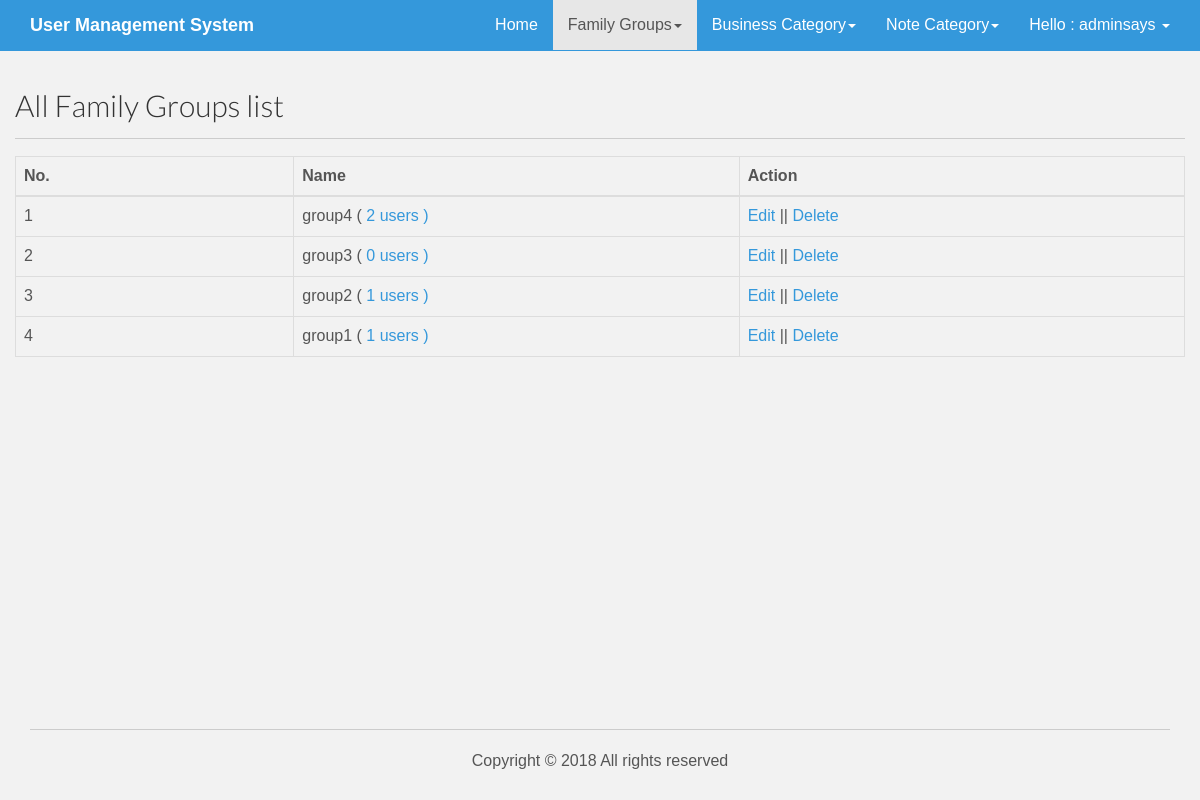
/admin/groups.php (signed in), run on the app's committed database.
### tables this page shows
CREATE TABLE `tbl_groups` (
  `id` int(16) NOT NULL,
  `name` varchar(255) NOT NULL
);

### lib/Database.php (called while the page is built, shortened)
<?php
Class Database{
	public $host   = DB_HOST;
	public $user   = DB_USER;
	public $pass   = DB_PASS;
	public $dbname = DB_NAME;
	public $link;
	private function connectDB(){
	$this->link = new mysqli($this->host, $this->user, $this->pass, $this->dbname);
 }
	public function select($query){
		$result = $this->link->query($query) or die($this->link->error.__LINE__);
		if($result->num_rows > 0){
			return $result;
		} else {
			return false;
		}
	}
}

### admin/groups.php (the view, shortened to what this page needs)
<?php include 'inc/header.php'; ?>
    <div class="container">
      <div class="row">
        <h2>All Family Groups list</h2><hr>
             <?php
          $query = "SELECT * from tbl_groups  order by id DESC";
          $users = $db->select($query);
          if($users){ ?>
            <table class="table table-bordered" id="example">
                <thead>
                  <tr>
                    <th width="5%">No.</th>
                    <th width="8%">Name</th>
                    <th width="8%">Action</th>
                  </tr>
                </thead>
                <tbody>
                    <?php $i=0;
                      while ($result = $users->fetch_assoc()) { $i++; $count = 0;$group_id = $result['id'];?>
                        <tr class="odd gradeX">
                          <td><?php echo $i; ?></td>
                          <?php
                $query = "select * from tbl_users where group_id='$group_id'";
                $singleuser = $db->select($query);
                if($singleuser){
                     $count =  ($singleuser->num_rows);
                 } ?>
                         <td><?php echo $result['name']; ?><?php echo ' ( <a href="usersbygroup.php?id='.$group_id.'"> '.$count .' users ) </a> '; ?></td>
                          <td><a href="editgroup.php?id=<?php echo $result['id']; ?>">Edit</a> || <a onclick="return confirm('Are you sure to delete');" href="?delgroup=<?php echo $result['id']; ?>">Delete</a></td>
                        <?php } ?>
                </tbody>
              </table>
               <?php
                    }else{
                      echo '<center><h2 style="color:red">No user request found...</h2></center>';
                    }
                     ?>
      </div>
    </div>
<?php include 'inc/footer.php'; ?>

### assets/css/main.css (style rules this page uses)
body { background-color: #f2f2f2; font-family: 'Lato', sans-serif; font-weight: 300; font-size: 16px; color: #555; -webkit-font-smoothing: antialiased; -webkit-overflow-scrolling: touch; }
h1, h2, h3, h4, h5, h6 { font-family: 'Lato', sans-serif; font-weight: 300; color: #333; }
a { color: #3498db; word-wrap: break-word; -webkit-transition: color 0.1s ease-in, background 0.1s ease-in; -moz-transition: color 0.1s ease-in, background 0.1s ease-in; -ms-transition: color 0.1s ease-in, background 0.1s ease-in; -o-transition: color 0.1s ease-in, background 0.1s ease-in; transition: color 0.1s ease-in, background 0.1s ease-in; }
a:before, a:after { -webkit-transition: color 0.1s ease-in, background 0.1s ease-in; -moz-transition: color 0.1s ease-in, background 0.1s ease-in; -ms-transition: color 0.1s ease-in, background 0.1s ease-in; -o-transition: color 0.1s ease-in, background 0.1s ease-in; transition: color 0.1s ease-in, background 0.1s ease-in; }
hr { display: block; height: 1px; border: 0; border-top: 1px solid #ccc; margin: 1em 0; padding: 0; }
html, body { margin:0; padding:0; height:100%; }

### admin/inc/header.php (style rules this page uses)
* { box-sizing: border-box; }
body { margin: 0; font-family: Arial, Helvetica, sans-serif; }

### data on the page
tbl_groups: name "group4", count "2"
tbl_groups: name "group3", count "0"
tbl_groups: name "group2", count "1"
tbl_groups: name "group1", count "1"

### other printed values
Session::get('username') "adminsays"
